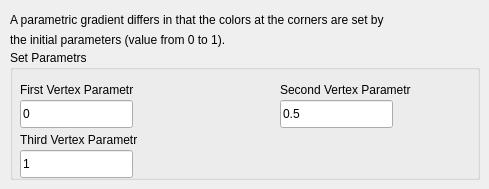
    <widget class="QWidget" name="page_4">
     <widget class="QLabel" name="label_26">
      <property name="geometry">
       <rect>
        <x>10</x>
        <y>10</y>
        <width>469</width>
        <height>20</height>
       </rect>
      </property>
      <property name="text">
       <string>A parametric gradient differs in that the colors at the corners are set by</string>
      </property>
     </widget>
     <widget class="QLabel" name="label_27">
      <property name="geometry">
       <rect>
        <x>10</x>
        <y>30</y>
        <width>271</width>
        <height>20</height>
       </rect>
      </property>
      <property name="text">
       <string>the initial parameters (value from 0 to 1).</string>
      </property>
     </widget>
     <widget class="QGroupBox" name="groupBox_16">
      <property name="geometry">
       <rect>
        <x>10</x>
        <y>50</y>
        <width>470</width>
        <height>130</height>
       </rect>
      </property>
      <property name="title">
       <string>Set Parametrs</string>
      </property>
      <widget class="QLabel" name="label_77">
       <property name="geometry">
        <rect>
         <x>10</x>
         <y>30</y>
         <width>135</width>
         <height>20</height>
        </rect>
       </property>
       <property name="text">
        <string>First Vertex Parametr</string>
       </property>
      </widget>
      <widget class="QLabel" name="label_78">
       <property name="geometry">
        <rect>
         <x>270</x>
         <y>30</y>
         <width>157</width>
         <height>20</height>
        </rect>
       </property>
       <property name="text">
        <string>Second Vertex Parametr</string>
       </property>
      </widget>
      <widget class="QLabel" name="label_79">
       <property name="geometry">
        <rect>
         <x>10</x>
         <y>80</y>
         <width>157</width>
         <height>20</height>
        </rect>
       </property>
       <property name="text">
        <string>Third Vertex Parametr</string>
       </property>
      </widget>
      <widget class="CustomParametrLineEdit" name="lineEdit_73">
       <property name="geometry">
        <rect>
         <x>10</x>
         <y>50</y>
         <width>113</width>
         <height>28</height>
        </rect>
       </property>
       <property name="text">
        <string>0</string>
       </property>
       <property name="placeholderText">
        <string>0</string>
       </property>
      </widget>
      <widget class="CustomParametrLineEdit" name="lineEdit_74">
       <property name="geometry">
        <rect>
         <x>270</x>
         <y>50</y>
         <width>113</width>
         <height>28</height>
        </rect>
       </property>
       <property name="text">
        <string>0.5</string>
       </property>
       <property name="placeholderText">
        <string>0.5</string>
       </property>
      </widget>
      <widget class="CustomParametrLineEdit" name="lineEdit_75">
       <property name="geometry">
        <rect>
         <x>10</x>
         <y>100</y>
         <width>113</width>
         <height>28</height>
        </rect>
       </property>
       <property name="text">
        <string>1</string>
       </property>
       <property name="placeholderText">
        <string>1</string>
       </property>
      </widget>
     </widget>
    </widget>
